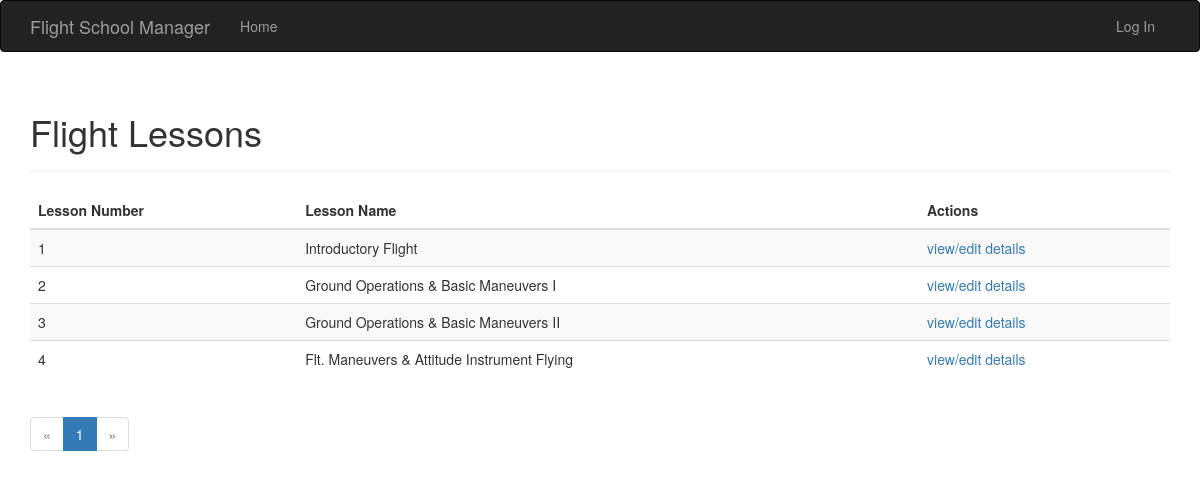
Screenshot of /view/lessons with the database file from the repository.
### app/models.py (models this page shows)
class FlightLesson(db.Model):
    __tablename__ = 'flight_lessons'
    id = db.Column(db.Integer, primary_key=True)
    number = db.Column(db.Integer)
    name = db.Column(db.String(128))
    flights = db.relationship('Flight', backref='flight_lesson')

### app/main/views.py (the view)
@main.route('/view/lessons')
def view_flight_lessons():
    page = request.args.get('page', 1, type=int)
    pagination = FlightLesson.query.order_by(FlightLesson.number).paginate(
        page, per_page=current_app.config['STUDENTS_PER_PAGE'],
        error_out=False)
    lessons = pagination.items
    return render_template('view_flight_lessons.html', lessons=lessons, pagination=pagination)

### app/templates/view_flight_lessons.html (shortened to what this page needs)
{% extends "base.html" %}
{% import "bootstrap/wtf.html" as wtf %}
{% import "_macros.html" as macros %}
{% block page_content %}
<div class="page-header">
    <h1>Flight Lessons</h1>
</div>
<div class="table-responsive">
    <table class="table table-striped">
        <thead>
        <th>
            Lesson Number
        </th>
        <th>
            Lesson Name
        </th>
        <th>
            Actions
        </th>
        </thead>
        <tbody>
        {%  for lesson in lessons %}
        <tr>
            <td>{{ lesson.number }}</td>
            <td>{{ lesson.name }}</td>
            <td><a href="/view/lessons/{{ lesson.id }}">view/edit details</a></td>
        </tr>
        {%  endfor %}
        </tbody>
    </table>
</div>
{{ macros.pagination_widget(pagination, '.view_flight_lessons') }}
{% endblock %}

### rows the page displays
FlightLesson: number "1", name "Introductory Flight"
FlightLesson: number "2", name "Ground Operations & Basic Maneuvers I"
FlightLesson: number "3", name "Ground Operations & Basic Maneuvers II"
FlightLesson: number "4", name "Flt. Maneuvers & Attitude Instrument Flying"

### other values shown
{{ p }} "1"
